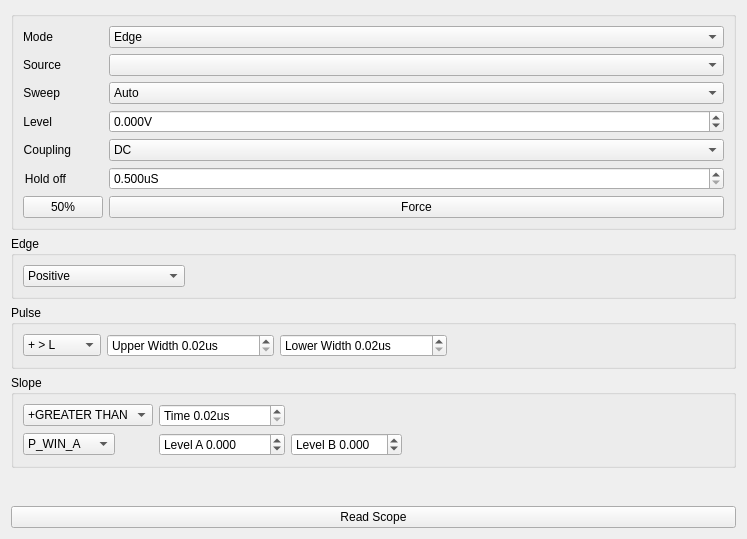
      <widget class="QWidget" name="trig">
       <attribute name="title">
        <string>Trigger</string>
       </attribute>
       <layout class="QVBoxLayout" name="verticalLayout_5">
        <item>
         <widget class="QGroupBox" name="groupBox_13">
          <property name="title">
           <string/>
          </property>
          <layout class="QFormLayout" name="formLayout">
           <item row="0" column="0">
            <widget class="QLabel" name="label_48">
             <property name="text">
              <string>Mode</string>
             </property>
             <property name="alignment">
              <set>Qt::AlignRight|Qt::AlignTrailing|Qt::AlignVCenter</set>
             </property>
            </widget>
           </item>
           <item row="0" column="1">
            <widget class="QComboBox" name="tmode">
             <property name="toolTip">
              <string>Trigger mode - The bottom of this tab will change to show mode-specific options</string>
             </property>
             <item>
              <property name="text">
               <string>Edge</string>
              </property>
             </item>
             <item>
              <property name="text">
               <string>Pulse</string>
              </property>
             </item>
             <item>
              <property name="text">
               <string>Slope</string>
              </property>
             </item>
            </widget>
           </item>
           <item row="1" column="0">
            <widget class="QLabel" name="label_50">
             <property name="text">
              <string>Source</string>
             </property>
             <property name="alignment">
              <set>Qt::AlignRight|Qt::AlignTrailing|Qt::AlignVCenter</set>
             </property>
            </widget>
           </item>
           <item row="1" column="1">
            <widget class="QComboBox" name="tsource">
             <property name="toolTip">
              <string>Trigger source</string>
             </property>
            </widget>
           </item>
           <item row="2" column="0">
            <widget class="QLabel" name="label_51">
             <property name="text">
              <string>Sweep</string>
             </property>
             <property name="alignment">
              <set>Qt::AlignRight|Qt::AlignTrailing|Qt::AlignVCenter</set>
             </property>
            </widget>
           </item>
           <item row="2" column="1">
            <widget class="QComboBox" name="tsweep">
             <property name="toolTip">
              <string>Type of sweep: Normal, Manual, Single</string>
             </property>
             <item>
              <property name="text">
               <string>Auto</string>
              </property>
             </item>
             <item>
              <property name="text">
               <string>Normal</string>
              </property>
             </item>
             <item>
              <property name="text">
               <string>Single</string>
              </property>
             </item>
            </widget>
           </item>
           <item row="3" column="0">
            <widget class="QLabel" name="label_49">
             <property name="text">
              <string>Level</string>
             </property>
             <property name="alignment">
              <set>Qt::AlignRight|Qt::AlignTrailing|Qt::AlignVCenter</set>
             </property>
            </widget>
           </item>
           <item row="3" column="1">
            <widget class="QDoubleSpinBox" name="tlevel">
             <property name="toolTip">
              <string>Trigger level (tip: use mouse wheel)</string>
             </property>
             <property name="suffix">
              <string>V</string>
             </property>
             <property name="decimals">
              <number>3</number>
             </property>
             <property name="minimum">
              <double>-60.000000000000000</double>
             </property>
             <property name="maximum">
              <double>60.000000000000000</double>
             </property>
             <property name="singleStep">
              <double>0.100000000000000</double>
             </property>
            </widget>
           </item>
           <item row="4" column="0">
            <widget class="QLabel" name="label_52">
             <property name="text">
              <string>Coupling</string>
             </property>
             <property name="alignment">
              <set>Qt::AlignRight|Qt::AlignTrailing|Qt::AlignVCenter</set>
             </property>
            </widget>
           </item>
           <item row="4" column="1">
            <widget class="QComboBox" name="tcouple">
             <item>
              <property name="text">
               <string>DC</string>
              </property>
             </item>
             <item>
              <property name="text">
               <string>AC</string>
              </property>
             </item>
             <item>
              <property name="text">
               <string>HFReject</string>
              </property>
             </item>
             <item>
              <property name="text">
               <string>LFReject</string>
              </property>
             </item>
            </widget>
           </item>
           <item row="5" column="0">
            <widget class="QLabel" name="label_53">
             <property name="text">
              <string>Hold off</string>
             </property>
             <property name="alignment">
              <set>Qt::AlignRight|Qt::AlignTrailing|Qt::AlignVCenter</set>
             </property>
            </widget>
           </item>
           <item row="5" column="1">
            <widget class="QDoubleSpinBox" name="tholdoff">
             <property name="suffix">
              <string>uS</string>
             </property>
             <property name="decimals">
              <number>3</number>
             </property>
             <property name="minimum">
              <double>0.500000000000000</double>
             </property>
             <property name="maximum">
              <double>1500000.000000000000000</double>
             </property>
            </widget>
           </item>
           <item row="6" column="0">
            <widget class="QPushButton" name="tfifty">
             <property name="sizePolicy">
              <sizepolicy hsizetype="Fixed" vsizetype="Fixed">
               <horstretch>0</horstretch>
               <verstretch>0</verstretch>
              </sizepolicy>
             </property>
             <property name="toolTip">
              <string>Set trigger level to 50%</string>
             </property>
             <property name="text">
              <string>50%</string>
             </property>
            </widget>
           </item>
           <item row="6" column="1">
            <widget class="QPushButton" name="tforce">
             <property name="statusTip">
              <string>Force trigger</string>
             </property>
             <property name="text">
              <string>Force</string>
             </property>
            </widget>
           </item>
          </layout>
         </widget>
        </item>
        <item>
         <widget class="QGroupBox" name="tboxedge">
          <property name="title">
           <string>Edge</string>
          </property>
          <layout class="QHBoxLayout" name="horizontalLayout_4">
           <item>
            <widget class="QComboBox" name="tposneg">
             <property name="sizePolicy">
              <sizepolicy hsizetype="Fixed" vsizetype="Fixed">
               <horstretch>0</horstretch>
               <verstretch>0</verstretch>
              </sizepolicy>
             </property>
             <property name="statusTip">
              <string>Select which edge is the trigger</string>
             </property>
             <item>
              <property name="text">
               <string>Positive</string>
              </property>
             </item>
             <item>
              <property name="text">
               <string>Negative</string>
              </property>
             </item>
             <item>
              <property name="text">
               <string>RFAL (rising and falling)</string>
              </property>
             </item>
            </widget>
           </item>
           <item>
            <spacer name="horizontalSpacer_3">
             <property name="orientation">
              <enum>Qt::Horizontal</enum>
             </property>
             <property name="sizeHint" stdset="0">
              <size>
               <width>499</width>
               <height>20</height>
              </size>
             </property>
            </spacer>
           </item>
          </layout>
         </widget>
        </item>
        <item>
         <widget class="QGroupBox" name="tboxpulse">
          <property name="title">
           <string>Pulse</string>
          </property>
          <layout class="QHBoxLayout" name="horizontalLayout">
           <item>
            <widget class="QComboBox" name="tpulsemode">
             <property name="sizePolicy">
              <sizepolicy hsizetype="Fixed" vsizetype="Fixed">
               <horstretch>0</horstretch>
               <verstretch>0</verstretch>
              </sizepolicy>
             </property>
             <property name="toolTip">
              <string>Pulse trigger comparison</string>
             </property>
             <item>
              <property name="text">
               <string>+ &gt; L</string>
              </property>
             </item>
             <item>
              <property name="text">
               <string>+ &lt; U</string>
              </property>
             </item>
             <item>
              <property name="text">
               <string>L &lt; + &lt; U</string>
              </property>
             </item>
             <item>
              <property name="text">
               <string>- &gt; L</string>
              </property>
             </item>
             <item>
              <property name="text">
               <string>- &lt; U</string>
              </property>
             </item>
             <item>
              <property name="text">
               <string>L &lt; - &lt; U</string>
              </property>
             </item>
            </widget>
           </item>
           <item>
            <widget class="QDoubleSpinBox" name="tpulsuwid">
             <property name="sizePolicy">
              <sizepolicy hsizetype="Fixed" vsizetype="Fixed">
               <horstretch>0</horstretch>
               <verstretch>0</verstretch>
              </sizepolicy>
             </property>
             <property name="toolTip">
              <string>Pulse width for trigger</string>
             </property>
             <property name="prefix">
              <string>Upper Width </string>
             </property>
             <property name="suffix">
              <string>us</string>
             </property>
             <property name="minimum">
              <double>0.020000000000000</double>
             </property>
             <property name="maximum">
              <double>10000000.000000000000000</double>
             </property>
             <property name="singleStep">
              <double>5.000000000000000</double>
             </property>
            </widget>
           </item>
           <item>
            <widget class="QDoubleSpinBox" name="tpulslwid">
             <property name="sizePolicy">
              <sizepolicy hsizetype="Fixed" vsizetype="Fixed">
               <horstretch>0</horstretch>
               <verstretch>0</verstretch>
              </sizepolicy>
             </property>
             <property name="toolTip">
              <string>Pulse width for trigger</string>
             </property>
             <property name="prefix">
              <string>Lower Width </string>
             </property>
             <property name="suffix">
              <string>us</string>
             </property>
             <property name="minimum">
              <double>0.020000000000000</double>
             </property>
             <property name="maximum">
              <double>10000000.000000000000000</double>
             </property>
             <property name="singleStep">
              <double>5.000000000000000</double>
             </property>
            </widget>
           </item>
           <item>
            <spacer name="horizontalSpacer_4">
             <property name="orientation">
              <enum>Qt::Horizontal</enum>
             </property>
             <property name="sizeHint" stdset="0">
              <size>
               <width>277</width>
               <height>20</height>
              </size>
             </property>
            </spacer>
           </item>
          </layout>
         </widget>
        </item>
        <item>
         <widget class="QGroupBox" name="tboxslope">
          <property name="title">
           <string>Slope</string>
          </property>
          <layout class="QGridLayout" name="gridLayout_10">
           <item row="0" column="0">
            <widget class="QComboBox" name="tslopemode">
             <property name="sizePolicy">
              <sizepolicy hsizetype="Fixed" vsizetype="Fixed">
               <horstretch>0</horstretch>
               <verstretch>0</verstretch>
              </sizepolicy>
             </property>
             <property name="toolTip">
              <string>Slope trigger selection</string>
             </property>
             <item>
              <property name="text">
               <string>+GREATER THAN</string>
              </property>
             </item>
             <item>
              <property name="text">
               <string>+LESS THAN</string>
              </property>
             </item>
             <item>
              <property name="text">
               <string>+EQUAL</string>
              </property>
             </item>
             <item>
              <property name="text">
               <string>-GREATER THAN</string>
              </property>
             </item>
             <item>
              <property name="text">
               <string>-LESS THAN</string>
              </property>
             </item>
             <item>
              <property name="text">
               <string>-EQUAL</string>
              </property>
             </item>
            </widget>
           </item>
           <item row="0" column="1">
            <widget class="QDoubleSpinBox" name="tslopetime">
             <property name="sizePolicy">
              <sizepolicy hsizetype="Fixed" vsizetype="Fixed">
               <horstretch>0</horstretch>
               <verstretch>0</verstretch>
              </sizepolicy>
             </property>
             <property name="toolTip">
              <string>Slope trigger time</string>
             </property>
             <property name="prefix">
              <string>Time </string>
             </property>
             <property name="suffix">
              <string>us</string>
             </property>
             <property name="minimum">
              <double>0.020000000000000</double>
             </property>
             <property name="maximum">
              <double>10000000.000000000000000</double>
             </property>
             <property name="singleStep">
              <double>0.100000000000000</double>
             </property>
            </widget>
           </item>
           <item row="0" column="3">
            <spacer name="horizontalSpacer_5">
             <property name="orientation">
              <enum>Qt::Horizontal</enum>
             </property>
             <property name="sizeHint" stdset="0">
              <size>
               <width>285</width>
               <height>20</height>
              </size>
             </property>
            </spacer>
           </item>
           <item row="1" column="0">
            <widget class="QComboBox" name="tslopewin">
             <property name="sizePolicy">
              <sizepolicy hsizetype="Fixed" vsizetype="Fixed">
               <horstretch>0</horstretch>
               <verstretch>0</verstretch>
              </sizepolicy>
             </property>
             <property name="toolTip">
              <string>Window (P=+, N=-)</string>
             </property>
             <item>
              <property name="text">
               <string>P_WIN_A</string>
              </property>
             </item>
             <item>
              <property name="text">
               <string>P_WIN_B</string>
              </property>
             </item>
             <item>
              <property name="text">
               <string>P_WIN_AB</string>
              </property>
             </item>
             <item>
              <property name="text">
               <string>N_WIN_A</string>
              </property>
             </item>
             <item>
              <property name="text">
               <string>N_WIN_B</string>
              </property>
             </item>
             <item>
              <property name="text">
               <string>N_WIN_AB</string>
              </property>
             </item>
            </widget>
           </item>
           <item row="1" column="1">
            <widget class="QDoubleSpinBox" name="tslopea">
             <property name="sizePolicy">
              <sizepolicy hsizetype="Preferred" vsizetype="Fixed">
               <horstretch>0</horstretch>
               <verstretch>0</verstretch>
              </sizepolicy>
             </property>
             <property name="toolTip">
              <string>Slope A </string>
             </property>
             <property name="prefix">
              <string>Level A </string>
             </property>
             <property name="decimals">
              <number>3</number>
             </property>
             <property name="minimum">
              <double>-60.000000000000000</double>
             </property>
             <property name="maximum">
              <double>60.000000000000000</double>
             </property>
             <property name="singleStep">
              <double>0.100000000000000</double>
             </property>
            </widget>
           </item>
           <item row="1" column="2">
            <widget class="QDoubleSpinBox" name="tslopeb">
             <property name="sizePolicy">
              <sizepolicy hsizetype="Preferred" vsizetype="Fixed">
               <horstretch>0</horstretch>
               <verstretch>0</verstretch>
              </sizepolicy>
             </property>
             <property name="toolTip">
              <string>Slope B</string>
             </property>
             <property name="prefix">
              <string>Level B </string>
             </property>
             <property name="decimals">
              <number>3</number>
             </property>
             <property name="minimum">
              <double>-60.000000000000000</double>
             </property>
             <property name="maximum">
              <double>60.000000000000000</double>
             </property>
             <property name="singleStep">
              <double>0.100000000000000</double>
             </property>
            </widget>
           </item>
          </layout>
         </widget>
        </item>
        <item>
         <spacer name="verticalSpacer_3">
          <property name="orientation">
           <enum>Qt::Vertical</enum>
          </property>
          <property name="sizeHint" stdset="0">
           <size>
            <width>20</width>
            <height>32</height>
           </size>
          </property>
         </spacer>
        </item>
        <item>
         <widget class="QPushButton" name="updAcq_3">
          <property name="toolTip">
           <string>Reads settings from instrument</string>
          </property>
          <property name="text">
           <string>Read Scope</string>
          </property>
         </widget>
        </item>
       </layout>
      </widget>
